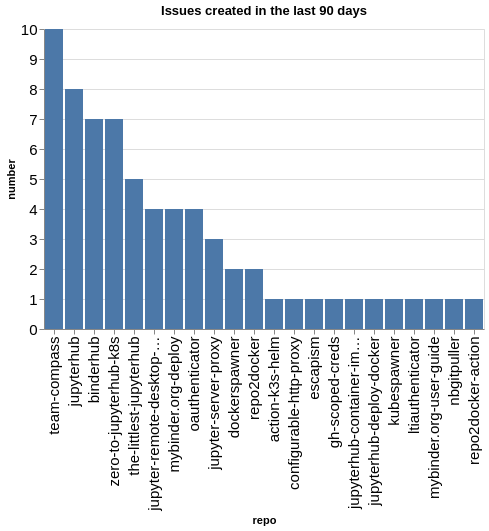

Notebook code cell kept with this figure:
### Code cell
created_counts = created.groupby(['org', 'repo']).count()['number'].reset_index()
created_counts['org/repo'] = created_counts.apply(lambda a: a['org'] + '/' + a['repo'], axis=1)
sorted_vals = created_counts.sort_values(['org', 'number'], ascending=False)['repo'].values
alt.Chart(data=created_counts, title=f"Issues created in the last {n_days} days").mark_bar().encode(
    x=alt.X('repo', sort=alt.Sort(sorted_vals.tolist())),
    y='number',
)

### Figure 1 — Vega-Lite specification as saved in the notebook (floating-point values rounded to 4 significant figures)
{"config": {"axisLeft": {"labelFontSize": 15}, "axisBottom": {"labelFontSize": 15}}, "data": {"name": "data-e255911d2a805f9cabf92cfb5687598b"}, "mark": {"type": "bar"}, "encoding": {"x": {"field": "repo", "sort": ["team-compass", "jupyterhub", "binderhub", "zero-to-jupyterhub-k8s", "the-littlest-jupyterhub", "jupyter-remote-desktop-proxy", "mybinder.org-deploy", "oauthenticator", "jupyter-server-proxy", "dockerspawner", "repo2docker", "action-k3s-helm", "configurable-http-proxy", "escapism", "gh-scoped-creds", "jupyterhub-container-images", "jupyterhub-deploy-docker", "kubespawner", "ltiauthenticator", "mybinder.org-user-guide", "nbgitpuller", "repo2docker-action"], "type": "nominal"}, "y": {"field": "number", "type": "quantitative"}}, "title": "Issues created in the last 90 days", "$schema": "https://vega.github.io/schema/vega-lite/v5.20.1.json", "datasets": {"data-e255911d2a805f9cabf92cfb5687598b": [{"org": "jupyterhub", "repo": "action-k3s-helm", "number": 1, "org/repo": "jupyterhub/action-k3s-helm"}, {"org": "jupyterhub", "repo": "binderhub", "number": 7, "org/repo": "jupyterhub/binderhub"}, {"org": "jupyterhub", "repo": "configurable-http-proxy", "number": 1, "org/repo": "jupyterhub/configurable-http-proxy"}, {"org": "jupyterhub", "repo": "dockerspawner", "number": 2, "org/repo": "jupyterhub/dockerspawner"}, {"org": "jupyterhub", "repo": "escapism", "number": 1, "org/repo": "jupyterhub/escapism"}, {"org": "jupyterhub", "repo": "gh-scoped-creds", "number": 1, "org/repo": "jupyterhub/gh-scoped-creds"}, {"org": "jupyterhub", "repo": "jupyter-remote-desktop-proxy", "number": 4, "org/repo": "jupyterhub/jupyter-remote-desktop-proxy"}, {"org": "jupyterhub", "repo": "jupyter-server-proxy", "number": 3, "org/repo": "jupyterhub/jupyter-server-proxy"}, {"org": "jupyterhub", "repo": "jupyterhub", "number": 8, "org/repo": "jupyterhub/jupyterhub"}, {"org": "jupyterhub", "repo": "jupyterhub-container-images", "number": 1, "org/repo": "jupyterhub/jupyterhub-container-images"}, {"org": "jupyterhub", "repo": "jupyterhub-deploy-docker", "number": 1, "org/repo": "jupyterhub/jupyterhub-deploy-docker"}, {"org": "jupyterhub", "repo": "kubespawner", "number": 1, "org/repo": "jupyterhub/kubespawner"}, {"org": "jupyterhub", "repo": "ltiauthenticator", "number": 1, "org/repo": "jupyterhub/ltiauthenticator"}, {"org": "jupyterhub", "repo": "mybinder.org-deploy", "number": 4, "org/repo": "jupyterhub/mybinder.org-deploy"}, {"org": "jupyterhub", "repo": "mybinder.org-user-guide", "number": 1, "org/repo": "jupyterhub/mybinder.org-user-guide"}, {"org": "jupyterhub", "repo": "nbgitpuller", "number": 1, "org/repo": "jupyterhub/nbgitpuller"}, {"org": "jupyterhub", "repo": "oauthenticator", "number": 4, "org/repo": "jupyterhub/oauthenticator"}, {"org": "jupyterhub", "repo": "repo2docker", "number": 2, "org/repo": "jupyterhub/repo2docker"}, {"org": "jupyterhub", "repo": "repo2docker-action", "number": 1, "org/repo": "jupyterhub/repo2docker-action"}, {"org": "jupyterhub", "repo": "team-compass", "number": 10, "org/repo": "jupyterhub/team-compass"}, {"org": "jupyterhub", "repo": "the-littlest-jupyterhub", "number": 5, "org/repo": "jupyterhub/the-littlest-jupyterhub"}, {"org": "jupyterhub", "repo": "zero-to-jupyterhub-k8s", "number": 7, "org/repo": "jupyterhub/zero-to-jupyterhub-k8s"}]}}
